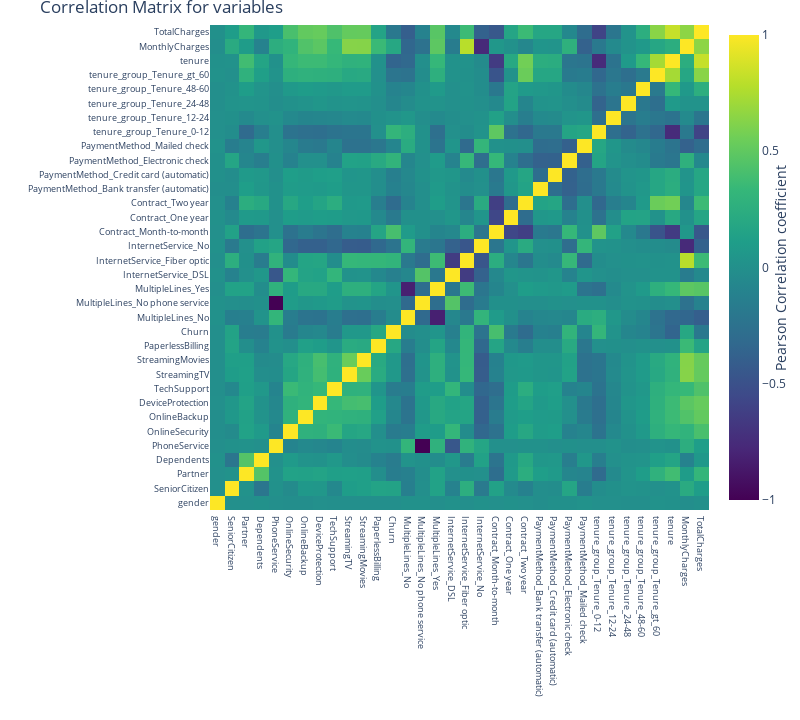

Notebook code for this chart:
### Markdown cell above
### Feature Correlation

### Code cell
#correlation
correlation = data.corr()
#tick labels
matrix_cols = correlation.columns.tolist()
#convert to array
corr_array  = np.array(correlation)

#Plotting
trace = go.Heatmap(z = corr_array,
                   x = matrix_cols,
                   y = matrix_cols,
                   colorscale = "Viridis",
                   colorbar   = dict(title = "Pearson Correlation coefficient",
                                     titleside = "right"
                                    ) ,
                  )

layout = go.Layout(dict(title = "Correlation Matrix for variables",
                        autosize = False,
                        height  = 720,
                        width   = 800,
                        margin  = dict(r = 0 ,l = 210,
                                       t = 25,b = 210,
                                      ),
                        yaxis   = dict(tickfont = dict(size = 9)),
                        xaxis   = dict(tickfont = dict(size = 9))
                       )
                  )

traces = [trace]
fig = go.Figure(data=traces,layout=layout)
py.iplot(fig)

### Figure 1 — Plotly figure (JSON) as saved in the notebook; plotly's stock layout.template omitted (floating-point values rounded to 4 significant figures; data arrays with more than 128 entries replaced by an {"elided": "..."} marker saying what was removed)
{"data": [{"colorbar": {"title": {"side": "right", "text": "Pearson Correlation coefficient"}}, "colorscale": [[0, "#440154"], [0.1111, "#482878"], [0.2222, "#3e4989"], [0.3333, "#31688e"], [0.4444, "#26828e"], [0.5556, "#1f9e89"], [0.6667, "#35b779"], [0.7778, "#6ece58"], [0.8889, "#b5de2b"], [1, "#fde725"]], "type": "heatmap", "x": ["gender", "SeniorCitizen", "Partner", "Dependents", "PhoneService", "OnlineSecurity", "OnlineBackup", "DeviceProtection", "TechSupport", "StreamingTV", "StreamingMovies", "PaperlessBilling", "Churn", "MultipleLines_No", "MultipleLines_No phone service", "MultipleLines_Yes", "InternetService_DSL", "InternetService_Fiber optic", "InternetService_No", "Contract_Month-to-month", "Contract_One year", "Contract_Two year", "PaymentMethod_Bank transfer (automatic)", "PaymentMethod_Credit card (automatic)", "PaymentMethod_Electronic check", "PaymentMethod_Mailed check", "tenure_group_Tenure_0-12", "tenure_group_Tenure_12-24", "tenure_group_Tenure_24-48", "tenure_group_Tenure_48-60", "tenure_group_Tenure_gt_60", "tenure", "MonthlyCharges", "TotalCharges"], "y": ["gender", "SeniorCitizen", "Partner", "Dependents", "PhoneService", "OnlineSecurity", "OnlineBackup", "DeviceProtection", "TechSupport", "StreamingTV", "StreamingMovies", "PaperlessBilling", "Churn", "MultipleLines_No", "MultipleLines_No phone service", "MultipleLines_Yes", "InternetService_DSL", "InternetService_Fiber optic", "InternetService_No", "Contract_Month-to-month", "Contract_One year", "Contract_Two year", "PaymentMethod_Bank transfer (automatic)", "PaymentMethod_Credit card (automatic)", "PaymentMethod_Electronic check", "PaymentMethod_Mailed check", "tenure_group_Tenure_0-12", "tenure_group_Tenure_12-24", "tenure_group_Tenure_24-48", "tenure_group_Tenure_48-60", "tenure_group_Tenure_gt_60", "tenure", "MonthlyCharges", "TotalCharges"], "z": {"elided": "34x34 float values"}}], "layout": {"autosize": false, "height": 720, "margin": {"b": 210, "l": 210, "r": 0, "t": 25}, "title": {"text": "Correlation Matrix for variables"}, "width": 800, "xaxis": {"tickfont": {"size": 9}}, "yaxis": {"tickfont": {"size": 9}}}}
